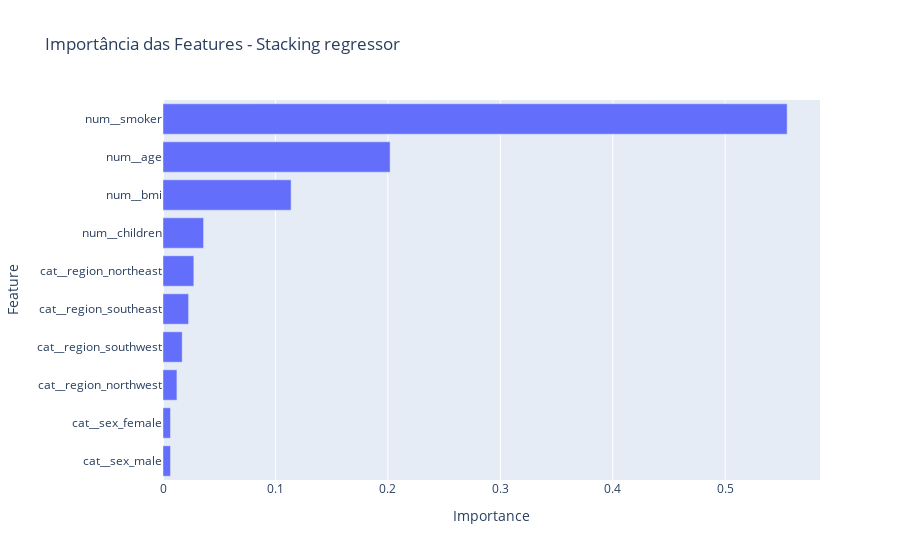

The notebook cell saved with this chart:
### Code cell
# Plotar

fig = px.bar(df_importance, x='Importance', y='Feature', title='Importância das Features - Stacking regressor', orientation='h')

fig.show()

### Figure 1 — Plotly figure (JSON) as saved in the notebook; plotly's stock layout.template omitted (floating-point values rounded to 4 significant figures)
{"data": [{"hovertemplate": "Importance=%{x}<br>Feature=%{y}<extra></extra>", "legendgroup": "", "marker": {"color": "#636efa", "pattern": {"shape": ""}}, "name": "", "orientation": "h", "showlegend": false, "textposition": "auto", "type": "bar", "x": [0.006653, 0.006654, 0.01239, 0.01707, 0.02275, 0.02743, 0.03608, 0.1139, 0.202, 0.5551], "xaxis": "x", "y": ["cat__sex_male", "cat__sex_female", "cat__region_northwest", "cat__region_southwest", "cat__region_southeast", "cat__region_northeast", "num__children", "num__bmi", "num__age", "num__smoker"], "yaxis": "y"}], "layout": {"barmode": "relative", "legend": {"tracegroupgap": 0}, "title": {"text": "Importância das Features - Stacking regressor"}, "xaxis": {"anchor": "y", "domain": [0, 1], "title": {"text": "Importance"}}, "yaxis": {"anchor": "x", "domain": [0, 1], "title": {"text": "Feature"}}}}
